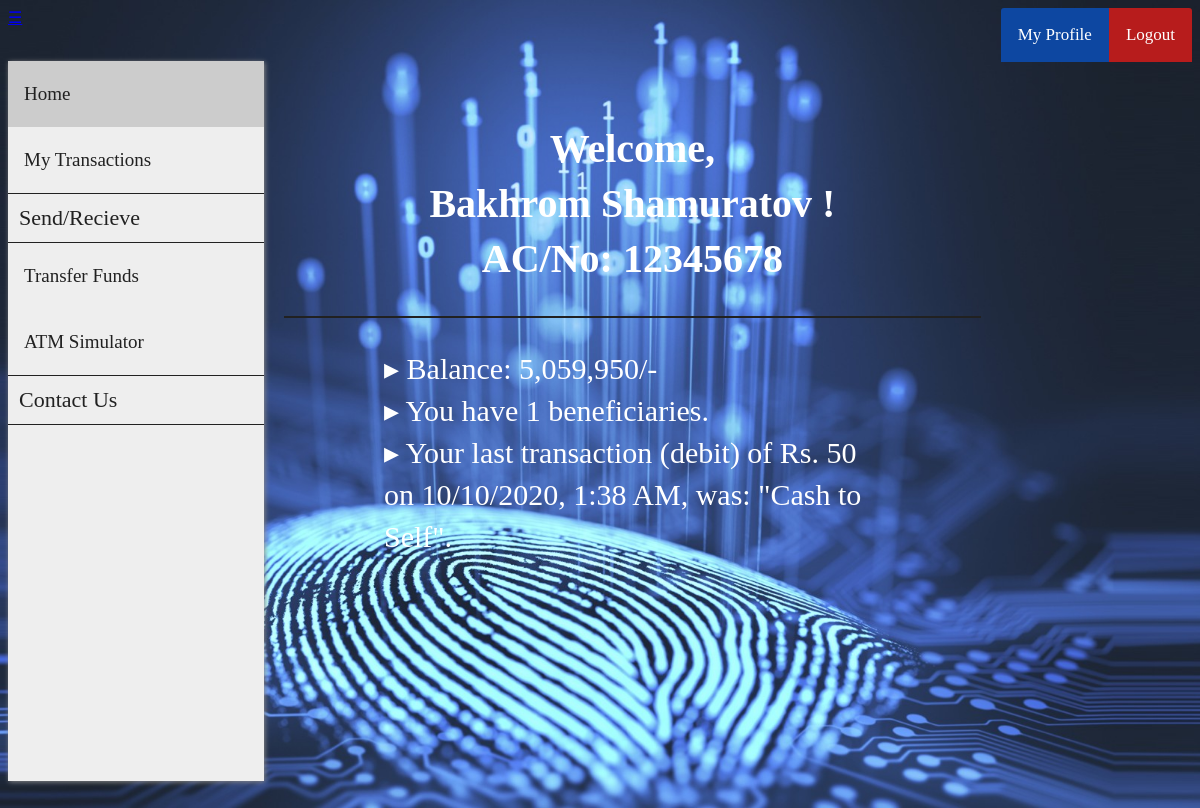
The app's page /net-banking/customer_home.php (signed in) with its own data.
### tables this page shows
CREATE TABLE `customer` (
  `cust_id` int(11) NOT NULL,
  `first_name` varchar(30) DEFAULT NULL,
  `last_name` varchar(30) DEFAULT NULL,
  `gender` varchar(10) DEFAULT NULL,
  `dob` date DEFAULT NULL,
  `aadhar_no` int(11) DEFAULT NULL,
  `email` varchar(30) DEFAULT NULL,
  `phone_no` varchar(20) DEFAULT NULL,
  `address` varchar(255) DEFAULT NULL,
  `branch` varchar(30) DEFAULT NULL,
  `account_no` int(11) DEFAULT NULL,
  `pin` int(4) DEFAULT NULL,
  `uname` varchar(30) DEFAULT NULL,
  `pwd` varchar(30) DEFAULT NULL
);

CREATE TABLE `passbook1` (
  `trans_id` int(11) NOT NULL,
  `trans_date` datetime DEFAULT NULL,
  `remarks` varchar(255) DEFAULT NULL,
  `debit` int(11) DEFAULT NULL,
  `credit` int(11) DEFAULT NULL,
  `balance` int(11) DEFAULT NULL
);

### net-banking/customer_home.php (the view, shortened to what this page needs)
<?php
    include "customer_navbar.php";
    include "customer_sidebar.php";
    $id = $_SESSION['loggedIn_cust_id'];
    $sql0 = "SELECT * FROM customer WHERE cust_id=".$id;
    $result0 = $conn->query($sql0);
    $row0 = $result0->fetch_assoc();
    $sql1 = "SELECT * FROM passbook".$id." WHERE trans_id=(
                    SELECT MAX(trans_id) FROM passbook".$id.")";
    $result1 = $conn->query($sql1);
    $row1 = $result1->fetch_assoc();
    if ($row1["debit"] == 0) {
        $transaction = $row1["credit"];
        $type = "credit";
    }
    else {
        $transaction = $row1["debit"];
        $type = "debit";
    }
    $time = strtotime($row1["trans_date"]);
    $sanitized_time = date("d/m/Y, g:i A", $time);
    $sql2 = "SELECT COUNT(*) FROM beneficiary".$id;
    $result2 = $conn->query($sql2);
    $row2 = $result2->fetch_assoc();
?>
<!DOCTYPE html>
<html>
<head>
    <link rel="stylesheet" href="admin_home_style.css">
</head>
<body>
    <div class="flex-container">
        <div class="flex-item">
            <h1 id="customer">
                Welcome, <?php echo $row0["first_name"] ?>&nbsp<?php echo $row0["last_name"] ?>&nbsp!
                <br>AC/No: <?php echo $row0["account_no"]; ?>
            </h1>
            <p id="customer">
                &#9656 Balance: <?php echo number_format($row1["balance"]); ?>/-
                <br>&#9656 You have <?php echo $row2["COUNT(*)"]; ?> beneficiaries.
                <br>&#9656 Your last transaction (<?php echo $type; ?>) of&nbspRs.&nbsp<?php
                echo number_format($transaction); ?><br>
                on <?php echo $sanitized_time; ?>, was: "<?php echo $row1["remarks"]; ?>".
            </p>
        </div>
    </div>
</body>
</html>
<?php include "easter_egg.php"; ?>

### net-banking/user_navbar_style.css (style rules this page uses)
body, html { height: 100%; background: url("images/home.jpg") no-repeat center center fixed; background-size: cover; }

### net-banking/admin_home_style.css (style rules this page uses)
.flex-container { display: -webkit-flex; display: flex; -webkit-flex-direction: column; flex-direction: column; margin-left: 256px; width: auto; height: auto; -webkit-flex-wrap: wrap; flex-wrap: wrap; }
.flex-item { width: auto; height: auto; margin: 10px; margin-left: auto; margin-right: auto; }
h1[id="customer"] { margin: 20px; line-height: normal; font-family: Roboto-Light; font-size: 40px; text-align: center; color:white; line-height: 55px; border-bottom: 2px solid #212121; padding: 30px 100px; }
p[id="customer"] { max-width: 600px; margin: 20px; font-size: 30px; font-family: Roboto-Regular; color: white; line-height: 42px; padding: 10px 100px; }

### net-banking/easter_egg_style.css (style rules this page uses)
body, html { height: 100%; background: url("images/home.jpg") no-repeat center center fixed; background-size: cover; }

### records on screen
customer: first_name "Bakhrom", last_name "Shamuratov", account_no "12345678"
passbook1: balance "5,059,950", debit "debit", debit "50", trans_date "10/10/2020, 1:38 AM", remarks "Cash to Self"

### other values on screen
$row2["COUNT(*)"] "1"
